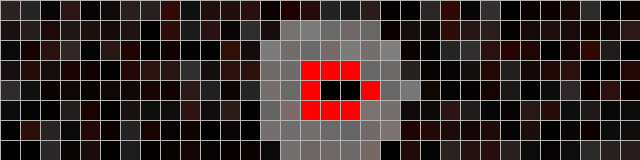
Frame 1 (no input)
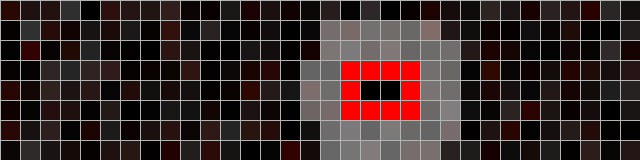
Frame 60 (the mouse pressed at the canvas centre just before this capture)
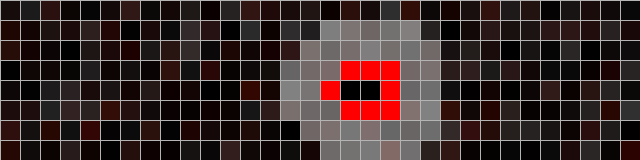
Frame 120 (the mouse held since frame 60 and released just before this capture)

The Processing sketch that drew these frames (run headless with seeded random() and noise(); from frame 60 on, the mouse is pressed at the canvas centre):

// Processing sketch: sauron2
// ── sauron2.pde
int cols = 32;
int rows = 8;
int cellSize = 20;

float movementSpeed = 0.01;   // Adjust the speed at which the dot moves
float stopTime = 3.0;         // Adjust the time the dot stops for (in seconds)
float pulseSpeed = 0.05;      // Adjust the speed of the pulsing glow
float glowRadius = 2.0;       // Adjust the radius of the glow around the "eye"
float glowBrightness = 100;    // Adjust the brightness of the glow
float outerGlowRadius = 4.0;  // Adjust the radius of the outer glow
float outerGlowBrightness = 100; // Adjust the brightness of the outer glow
float movementRange = 40;     // Adjust the range of movement

int outerGlowColor = color(255, 255, 255); // Adjust the color of the outer glow

float dotX;
float targetX;
int stopFrame;

void settings() {
  size(cols * cellSize, rows * cellSize);
}

void setup() {
  colorMode(HSB, 360, 100, 100);
  stroke(255);
  fill(255);

  dotX = cols / 2.0;
  targetX = random(cols / 2 - movementRange / 2, cols / 2 + movementRange / 2);
  stopFrame = floor(random(60 * stopTime)) + 1;
}

void draw() {
  // Clear the screen at the start of each frame
  fill(0);
  rect(0, 0, width, height);

  // Create a flickering faint red and black static background
  for (int i = 0; i < cols; i++) {
    for (int j = 0; j < rows; j++) {
      fill(random(10), random(100), random(20));
      rect(i * cellSize, j * cellSize, cellSize, cellSize);
    }
  }

  if (frameCount % stopFrame == 0) {
    targetX = random(cols / 2 - movementRange / 2, cols / 2 + movementRange / 2);
    stopFrame = floor(random(60 * stopTime)) + 1;
  }

  dotX = lerp(dotX, targetX, movementSpeed) % cols;

  for (int i = 0; i < cols; i++) {
    for (int j = 0; j < rows; j++) {
      float d = dist(i, j, dotX, rows / 2);
      if (d < 1) {
        fill(0);
        rect(i * cellSize, j * cellSize, cellSize, cellSize);
      } else if (d < glowRadius) {
        fill(0, 100, glowBrightness);
        rect(i * cellSize, j * cellSize, cellSize, cellSize);
      } else if (d < outerGlowRadius) {
        fill(outerGlowColor, outerGlowBrightness);
        rect(i * cellSize, j * cellSize, cellSize, cellSize);
      }
    }
  }
}
